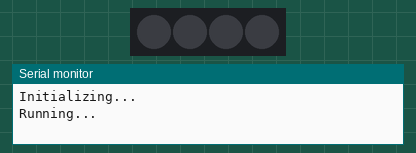
Bench run of a sketch on a simulated ESP8266 (NodeMCU). Shown: 4 RGB LEDs in strip order, left to right, the last lines printed to the serial monitor. Dim RGB values are drawn brighter than linear.

Above: at 2.5 s.
At 5.2 s:
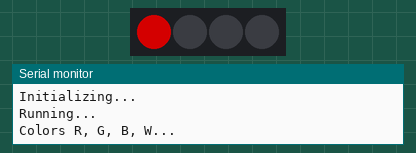
At 5.7 s:
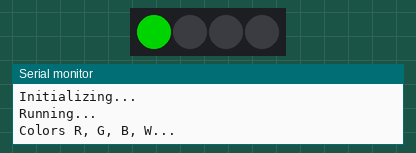
At 9.2 s:
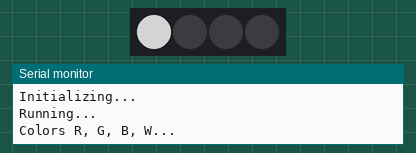
Timing chart, 0 to 22.1 s (numbered marks = the images above):
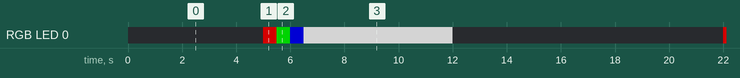

Measured:
- by itself, RGB LED 0: repeats every 17.0 s: RGB(0, 128, 0) 0.50 s, RGB(0, 0, 128) 0.50 s, RGB(128, 128, 128) 5.5 s, off 10.0 s, RGB(128, 0, 0) 0.50 s
- by itself, everything shown: repeats every 17.0 s, in 5 steps

The sketch:

NeoPixelTest.ino
```cpp
// NeoPixelTest
// This example will cycle between showing four pixels as Red, Green, Blue, White
// and then showing those pixels as Black.
//
// Included but commented out are examples of configuring a NeoPixelBus for
// different color order including an extra white channel, different data speeds, and
// for Esp8266 different methods to send the data.
// NOTE: You will need to make sure to pick the one for your platform
//
//
// There is serial output of the current state so you can confirm and follow along
//

#include <NeoPixelBus.h>

const uint16_t PixelCount = 4; // this example assumes 4 pixels, making it smaller will cause a failure
const uint8_t PixelPin = D6;  // make sure to set this to the correct pin, ignored for Esp8266

#define colorSaturation 128

// three element pixels, in different order and speeds
NeoPixelBus<NeoGrbFeature, Neo800KbpsMethod> strip(PixelCount, PixelPin);
//NeoPixelBus<NeoRgbFeature, Neo400KbpsMethod> strip(PixelCount, PixelPin);

// For Esp8266, the Pin is omitted and it uses GPIO3 due to DMA hardware use.
// There are other Esp8266 alternative methods that provide more pin options, but also have
// other side effects.
// for details see wiki linked here https://github.com/Makuna/NeoPixelBus/wiki/ESP8266-NeoMethods

// You can also use one of these for Esp8266,
// each having their own restrictions
//
// These two are the same as above as the DMA method is the default
// NOTE: These will ignore the PIN and use GPI03 pin
//NeoPixelBus<NeoGrbFeature, NeoEsp8266Dma800KbpsMethod> strip(PixelCount, PixelPin);
//NeoPixelBus<NeoRgbFeature, NeoEsp8266Dma400KbpsMethod> strip(PixelCount, PixelPin);

// Uart method is good for the Esp-01 or other pin restricted modules
// for details see wiki linked here https://github.com/Makuna/NeoPixelBus/wiki/ESP8266-NeoMethods
// NOTE: These will ignore the PIN and use GPI02 pin
//NeoPixelBus<NeoGrbFeature, NeoEsp8266Uart1800KbpsMethod> strip(PixelCount, PixelPin);
//NeoPixelBus<NeoRgbFeature, NeoEsp8266Uart1400KbpsMethod> strip(PixelCount, PixelPin);

// The bitbang method is really only good if you are not using WiFi features of the ESP
// It works with all but pin 16
//NeoPixelBus<NeoGrbFeature, NeoEsp8266BitBang800KbpsMethod> strip(PixelCount, PixelPin);
//NeoPixelBus<NeoRgbFeature, NeoEsp8266BitBang400KbpsMethod> strip(PixelCount, PixelPin);

// four element pixels, RGBW
//NeoPixelBus<NeoRgbwFeature, Neo800KbpsMethod> strip(PixelCount, PixelPin);

RgbColor red(colorSaturation, 0, 0);
RgbColor green(0, colorSaturation, 0);
RgbColor blue(0, 0, colorSaturation);
RgbColor white(colorSaturation);
RgbColor black(0);

HslColor hslRed(red);
HslColor hslGreen(green);
HslColor hslBlue(blue);
HslColor hslWhite(white);
HslColor hslBlack(black);


void setup()
{
    Serial.begin(115200);
    while (!Serial); // wait for serial attach

    Serial.println();
    Serial.println("Initializing...");
    Serial.flush();

    // this resets all the neopixels to an off state
    strip.Begin();
    strip.Show();


    Serial.println();
    Serial.println("Running...");
}


void loop()
{
    delay(5000);

    Serial.println("Colors R, G, B, W...");

    // set the colors,
    // if they don't match in order, you need to use NeoGrbFeature feature
    strip.SetPixelColor(0, red);
    strip.Show();
    delay(500);
    strip.SetPixelColor(0, green);
    strip.Show();
    delay(500);
    strip.SetPixelColor(0, blue);
    strip.Show();
    delay(500);
    strip.SetPixelColor(0, white);
    strip.Show();
    delay(500);


    delay(5000);

    Serial.println("Off ...");

    // turn off the pixels
    strip.SetPixelColor(0, black);
    strip.SetPixelColor(1, black);
    strip.SetPixelColor(2, black);
    strip.SetPixelColor(3, black);
    strip.Show();

    delay(5000);


}
```
